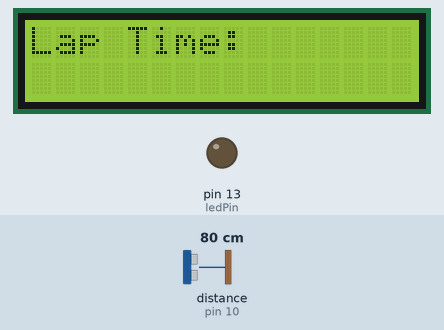
This sketch was run on a simulated Arduino Uno, built with avr-gcc and run on an emulated ATmega328P. On the bench: 16×2 character LCD, output pins drawn as LEDs (lit = HIGH). Wiring (inferred from the names in the program): ultrasonic range finder: trigger pin 9; echo pin 10. The test bench sets the inputs (shaded band); at power-on: distance to the obstacle (sensor on pin 10) 80 cm. The echo pulse lasts 58.3 µs per cm; pins used as bus, display or sensor lines are not drawn; what the sketch prints to the serial monitor is not drawn.

Above: at 1.2 s.
1.3 s: distance to the obstacle (sensor on pin 10) set to 23 cm
2.8 s: distance to the obstacle (sensor on pin 10) set to 18 cm
At 3.3 s:
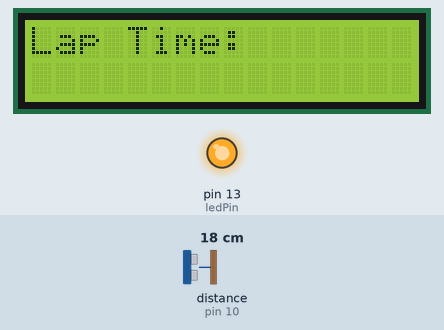
4.3 s: distance to the obstacle (sensor on pin 10) set to 35 cm
At 5.6 s:
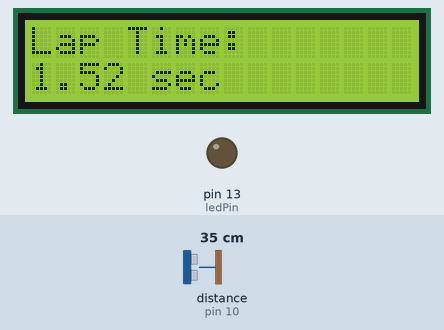
5.9 s: distance to the obstacle (sensor on pin 10) set to 2 cm
At 7.1 s:
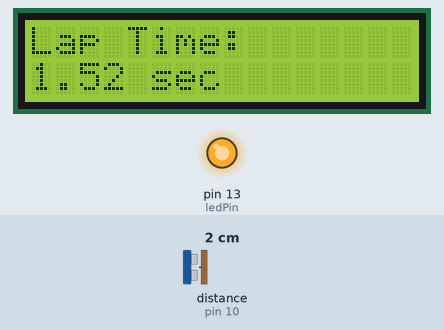
7.4 s: distance to the obstacle (sensor on pin 10) set to 120 cm
At 8.1 s:
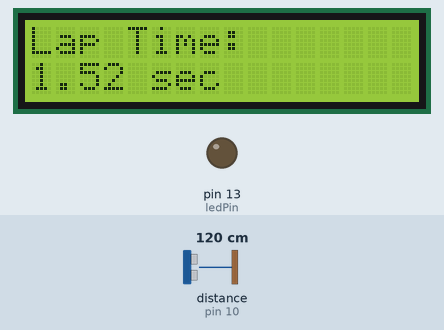
8.9 s: distance to the obstacle (sensor on pin 10) set to 4 cm
At 10.4 s:
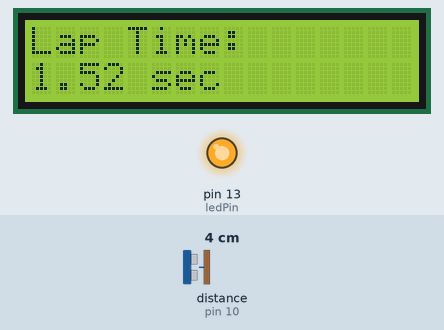
Timing chart, 0 to 11.4 s (numbered marks = the images above; inputs shaded):
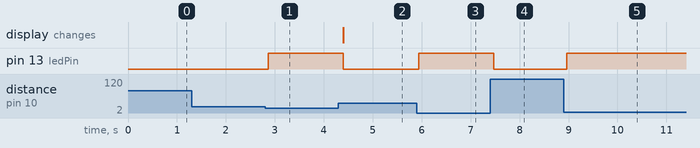

The sketch:

blueguard_arduino.ino
```cpp
#include <Wire.h>
#include <LiquidCrystal_I2C.h>

LiquidCrystal_I2C lcd(0x27, 16, 2);

const int trigPin = 9;
const int echoPin = 10;
const int ledPin = 13;

long duration;
float distance;
unsigned long startTime = 0;
unsigned long endTime = 0;
bool carPassed = false;

void setup() {
  Serial.begin(9600);
  pinMode(trigPin, OUTPUT);
  pinMode(echoPin, INPUT);
  pinMode(ledPin, OUTPUT);
  digitalWrite(ledPin, LOW);

  lcd.init();
  lcd.backlight();
  lcd.setCursor(0, 0);
  lcd.print("Lap Time:");
}

void loop() {
  digitalWrite(trigPin, LOW);
  delayMicroseconds(2);
  digitalWrite(trigPin, HIGH);
  delayMicroseconds(10);
  digitalWrite(trigPin, LOW);

  duration = pulseIn(echoPin, HIGH);
  distance = (duration * 0.034) / 2;

  if (distance < 20 && !carPassed) {
    carPassed = true;
    startTime = millis();
    digitalWrite(ledPin, HIGH);  // Liga LED quando o carro passa
  }

  if (carPassed && distance > 20) {
    carPassed = false;
    endTime = millis();
    unsigned long lapTime = endTime - startTime;
    Serial.print("Lap time: ");
    Serial.print(lapTime / 1000.0);
    Serial.println(" seconds");

    lcd.setCursor(0, 1);
    lcd.print(lapTime / 1000.0);
    lcd.print(" sec    ");

    digitalWrite(ledPin, LOW);  // Desliga LED
  }

  delay(100);
}
```

Measured:
- the behaviour switches between 21 and 20 cm on distance to the obstacle (sensor on pin 10) (found by bisection; images 0 and 1)
- after the input at 1.3 s, every drawn part: stays the same
- after the input at 2.8 s, pin 13 (ledPin): LOW → HIGH after 0.06 s
- after the input at 4.3 s, pin 13 (ledPin): HIGH → LOW after 0.10 s; the display: changes after 0.10 s (image 2)
- after the input at 5.9 s, pin 13 (ledPin): LOW → HIGH at once
- after the input at 7.4 s, pin 13 (ledPin): HIGH → LOW after 0.07 s
- after the input at 8.9 s, pin 13 (ledPin): LOW → HIGH after 0.07 s
